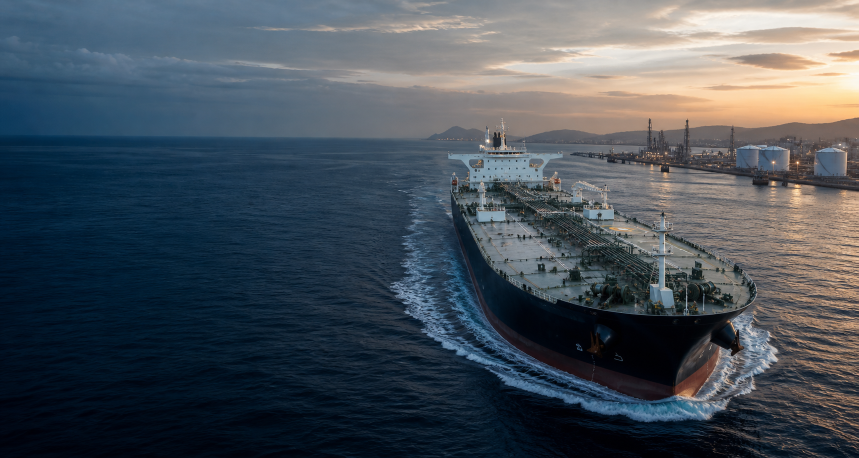
#> input picture assets/oil-tanker-hero.png, 1717 x 916 px (shown at 1/2 size)
$ python build_brochure_pdf.py
#> lines starting #> are read from the running program, lines starting #| are printed output that depends on the picture
from pathlib import Path
from PIL import Image, ImageDraw, ImageFont, ImageEnhance


ROOT = Path(__file__).resolve().parents[1]
OUT = ROOT / "outputs" / "brochure"
ASSETS = ROOT / "assets"
W, H = 1240, 1754

AMBER  = (212, 155, 72)
NAVY   = (26,  47,  90)
GREEN  = (54,  94,  56)
INK    = (16,  20,  23)
MUTED  = (93, 104, 112)
LIGHT  = (246, 247, 244)
WHITE  = (255, 255, 255)
CARD_BD = (211, 218, 223)
STEEL  = (31,  88, 103)


def font(size, bold=False, serif=False):
#> called with size = 20, bold = True, serif = False
    candidates = []
    if serif:
        candidates += ["georgiab.ttf" if bold else "georgia.ttf", "times.ttf"]
    else:
        candidates += ["arialbd.ttf" if bold else "arial.ttf", "segoeuib.ttf" if bold else "segoeui.ttf"]
    for name in candidates:
        try:
            return ImageFont.truetype(name, size)
        except OSError:
            continue
#> in cover_page, hero is the input picture: PIL image 1717x916 RGB; mean R, G, B 71, 80.1, 88.8
    return ImageFont.load_default(size=size)


F = {
    "eyebrow":    font(20, True),
    "h1":         font(100, True, True),
    "h2":         font(54, True, True),
    "h3":         font(24, True),
    "body":       font(21),
    "small":      font(18),
    "small_bold": font(18, True),
    "value":      font(22, True),
}


# [22 lines left out: functions wrap, draw_wrapped, not called in this run]


def fit_cover(img, size):
#> called with size = (1240, 1754)
    iw, ih = img.size
#> iw = 1717; ih = 916
    sw, sh = size
    scale = max(sw / iw, sh / ih)
#> scale = 1.91
    nw, nh = int(iw * scale), int(ih * scale)
#> nw = 3287; nh = 1754
    resized = img.resize((nw, nh), Image.Resampling.LANCZOS)
    left = (nw - sw) // 2
#> left = 1023
    top  = (nh - sh) // 2
#> top = 0
    return resized.crop((left, top, left + sw, top + sh))
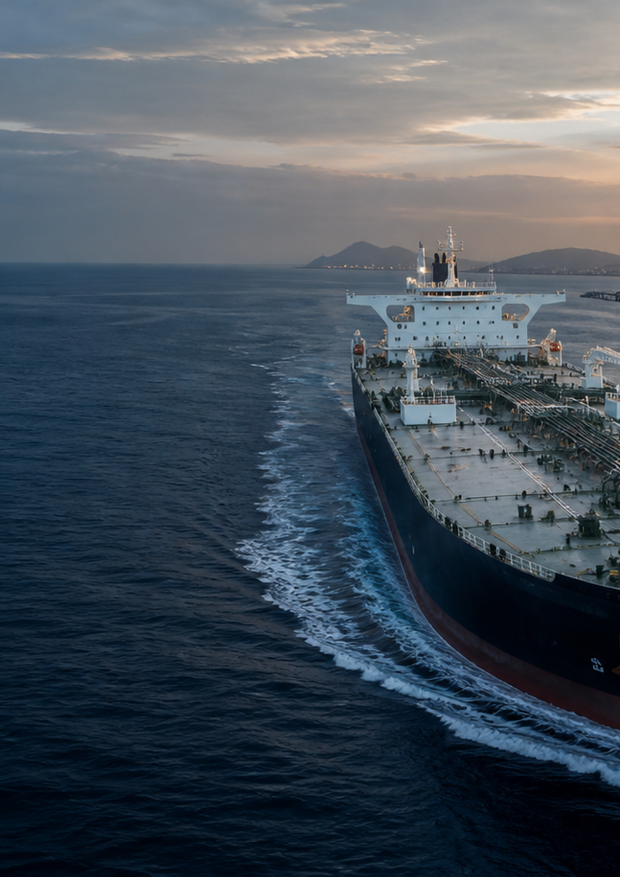
#> returned value: PIL image 1240x1754 RGB (shown at 1/2 size); mean R, G, B 68.5, 79.6, 90.4


def overlay(base, color):
#> called with color = (0, 0, 0, 112)
    layer = Image.new("RGBA", base.size, color)
    return Image.alpha_composite(base.convert("RGBA"), layer)
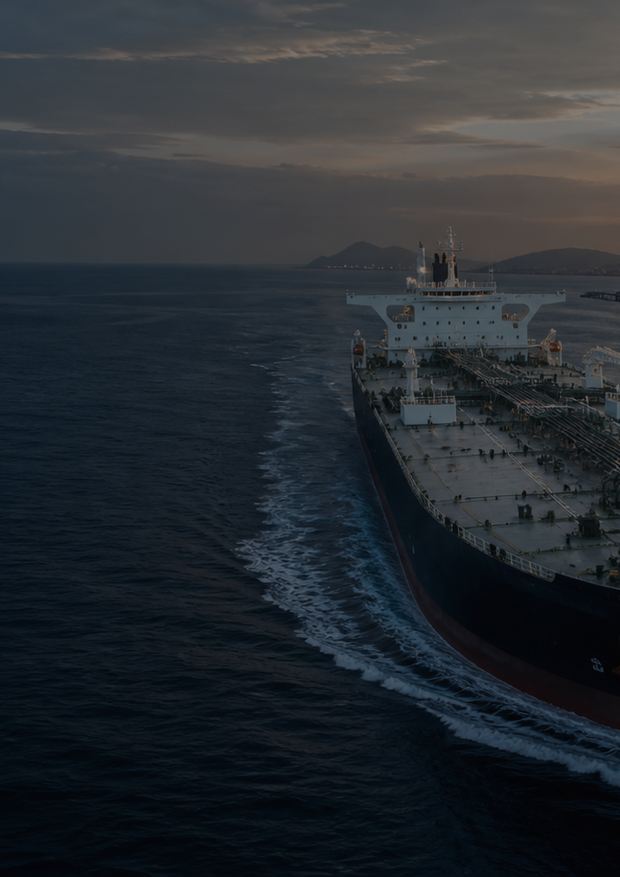
#> returned value: PIL image 1240x1754 RGBA (shown at 1/2 size); mean R, G, B, A 38.6, 44.3, 49.9, 255


def paste_logo(page, logo_path, box, mode="contain"):
    logo = Image.open(logo_path).convert("RGBA")
    x, y, w, h = box
    ratio = min(w / logo.width, h / logo.height) if mode == "contain" else max(w / logo.width, h / logo.height)
    logo = logo.resize((int(logo.width * ratio), int(logo.height * ratio)), Image.Resampling.LANCZOS)
    page.alpha_composite(logo, (x, y))


# ── PÁGINA 1: PORTADA ──────────────────────────────────────────────────────
def cover_page():
    hero = Image.open(ASSETS / "oil-tanker-hero.png").convert("RGB")
    page = fit_cover(hero, (W, H)).convert("RGBA")
    page = ImageEnhance.Contrast(page).enhance(0.92)
    page = overlay(page, (0, 0, 0, 112))
    grad = Image.new("RGBA", (W, H), (0, 0, 0, 0))
#> grad: PIL image 1240x1754 RGBA; every value is 0
    gd = ImageDraw.Draw(grad)
    for x in range(W):
        alpha = int(180 * (1 - x / W))
        gd.line((x, 0, x, H), fill=(4, 7, 9, alpha))
    page = Image.alpha_composite(page, grad)
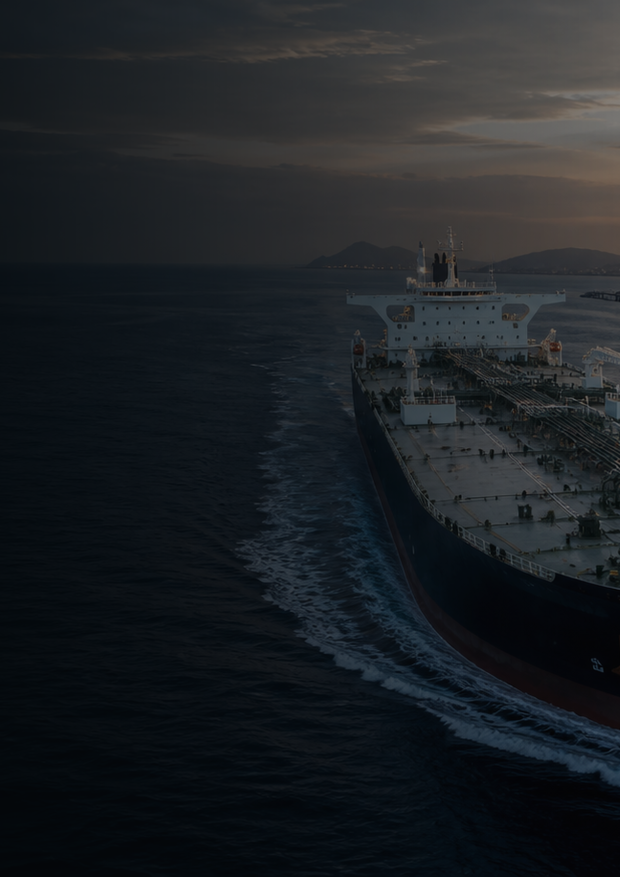
#> page: PIL image 1240x1754 RGBA (shown at 1/2 size); mean R, G, B, A 28.1, 32.3, 36.2, 255
    draw = ImageDraw.Draw(page)

    paste_logo(page, ASSETS / "aci-logo-black.jpeg", (88, 92, 370, 140))

    x    = 88
    y    = 1050
    amberA = (*AMBER, 255)
    whiteA = (*WHITE, 255)
    softA  = (232, 235, 232, 225)

    draw.text((x, y), "LOSS CONTROL PETROLERO Y EXPEDITING", font=F["eyebrow"], fill=amberA)
    y += 50
    draw.text((x, y), "ACI LATAM", font=F["h1"], fill=whiteA)
    y += 120
    y = draw_wrapped(
        draw, (x, y),
        "Control tecnico independiente para operaciones de carga, descarga, "
        "transferencia y almacenamiento de mercancias petroleras.",
        font(32), softA, 860, 1.2,
    )
    y += 44

    strip_x, strip_y, strip_w, strip_h = x, y, 1064, 148
    draw.rectangle(
        (strip_x, strip_y, strip_x + strip_w, strip_y + strip_h),
        fill=(11, 15, 18, 204), outline=(255, 255, 255, 58),
    )
    col_w = strip_w // 3
    items = [
        ("FOCO",      "Cantidad, calidad, tiempos y evidencia"),
        ("COBERTURA", "Chile, Argentina, Ecuador, Colombia, Peru, Caribe y Estados Unidos"),
        ("CONTACTO",  "contacto@acilatam.cl"),
    ]
    for i, (label, value) in enumerate(items):
        cx = strip_x + i * col_w
        if i:
            draw.line((cx, strip_y, cx, strip_y + strip_h), fill=(255, 255, 255, 45), width=1)
        draw.text((cx + 28, strip_y + 27), label, font=F["small_bold"], fill=amberA)
        draw_wrapped(draw, (cx + 28, strip_y + 62), value, F["value"], softA, col_w - 56, 1.15)

    return page.convert("RGB")


# ── PÁGINA 2: CONTENIDO ────────────────────────────────────────────────────
# [198 lines left out: function content_page, not called in this run]


# ── MAIN ──────────────────────────────────────────────────────────────────
def main():
    OUT.mkdir(parents=True, exist_ok=True)
    pages = [cover_page(), content_page()]
    pngs  = []
    for i, page in enumerate(pages, 1):
        path = OUT / f"ACI-LATAM-Brochure-Pagina-{i}.png"
        page.save(path, optimize=True)
        pngs.append(path)

    pdf = OUT / "ACI-LATAM-Brochure-Corporativo.pdf"
    pages[0].save(pdf, "PDF", resolution=150, save_all=True, append_images=pages[1:])

    preview = Image.new("RGB", (W, H * 2), (214, 221, 225))
    preview.paste(pages[0], (0, 0))
    preview.paste(pages[1], (0, H))
    preview_path = OUT / "ACI-LATAM-Brochure-Preview.png"
    preview.save(preview_path, optimize=True)

    print(pdf)
    print(preview_path)
    for p in pngs:
        print(p)


if __name__ == "__main__":
#> (the run stopped early here; a loop or call above may not have finished)
